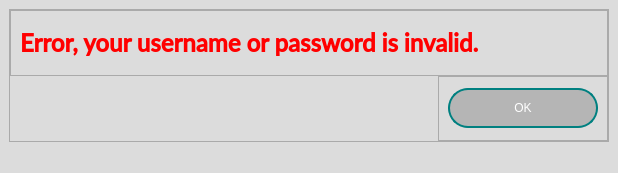
<?xml version="1.0" encoding="UTF-8"?>
<ui version="4.0">
 <class>hataPenceresi</class>
 <widget class="QMainWindow" name="hataPenceresi">
  <property name="geometry">
   <rect>
    <x>0</x>
    <y>0</y>
    <width>618</width>
    <height>173</height>
   </rect>
  </property>
  <property name="windowTitle">
   <string>Error</string>
  </property>
  <property name="styleSheet">
   <string notr="true">background-color:#DCDCDC;</string>
  </property>
  <widget class="QWidget" name="centralwidget">
   <layout class="QVBoxLayout" name="verticalLayout">
    <item>
     <widget class="QFrame" name="frame">
      <property name="font">
       <font>
        <family>Lato</family>
        <pointsize>18</pointsize>
        <weight>75</weight>
        <bold>true</bold>
       </font>
      </property>
      <property name="frameShape">
       <enum>QFrame::StyledPanel</enum>
      </property>
      <property name="frameShadow">
       <enum>QFrame::Raised</enum>
      </property>
      <layout class="QVBoxLayout" name="verticalLayout_2">
       <property name="spacing">
        <number>0</number>
       </property>
       <property name="leftMargin">
        <number>0</number>
       </property>
       <property name="topMargin">
        <number>0</number>
       </property>
       <property name="rightMargin">
        <number>0</number>
       </property>
       <property name="bottomMargin">
        <number>0</number>
       </property>
       <item>
        <widget class="QFrame" name="frame_2">
         <property name="frameShape">
          <enum>QFrame::StyledPanel</enum>
         </property>
         <property name="frameShadow">
          <enum>QFrame::Raised</enum>
         </property>
         <layout class="QVBoxLayout" name="verticalLayout_3">
          <item>
           <widget class="QLabel" name="label">
            <property name="font">
             <font>
              <family>Lato Semibold</family>
              <pointsize>18</pointsize>
              <weight>75</weight>
              <bold>true</bold>
             </font>
            </property>
            <property name="styleSheet">
             <string notr="true">COLOR:RED;</string>
            </property>
            <property name="text">
             <string>Error, your username or password is invalid.</string>
            </property>
           </widget>
          </item>
         </layout>
        </widget>
       </item>
       <item alignment="Qt::AlignRight">
        <widget class="QFrame" name="frame_3">
         <property name="frameShape">
          <enum>QFrame::StyledPanel</enum>
         </property>
         <property name="frameShadow">
          <enum>QFrame::Raised</enum>
         </property>
         <layout class="QVBoxLayout" name="verticalLayout_4">
          <item>
           <widget class="QPushButton" name="pushButton">
            <property name="minimumSize">
             <size>
              <width>150</width>
              <height>40</height>
             </size>
            </property>
            <property name="styleSheet">
             <string notr="true">border-radius:20px;
border:2px solid teal;
background-color:#b5b5b5;
color:white;
</string>
            </property>
            <property name="text">
             <string>OK</string>
            </property>
            <property name="iconSize">
             <size>
              <width>20</width>
              <height>20</height>
             </size>
            </property>
           </widget>
          </item>
         </layout>
        </widget>
       </item>
      </layout>
     </widget>
    </item>
   </layout>
  </widget>
  <widget class="QStatusBar" name="statusbar"/>
 </widget>
 <resources/>
 <connections/>
</ui>
